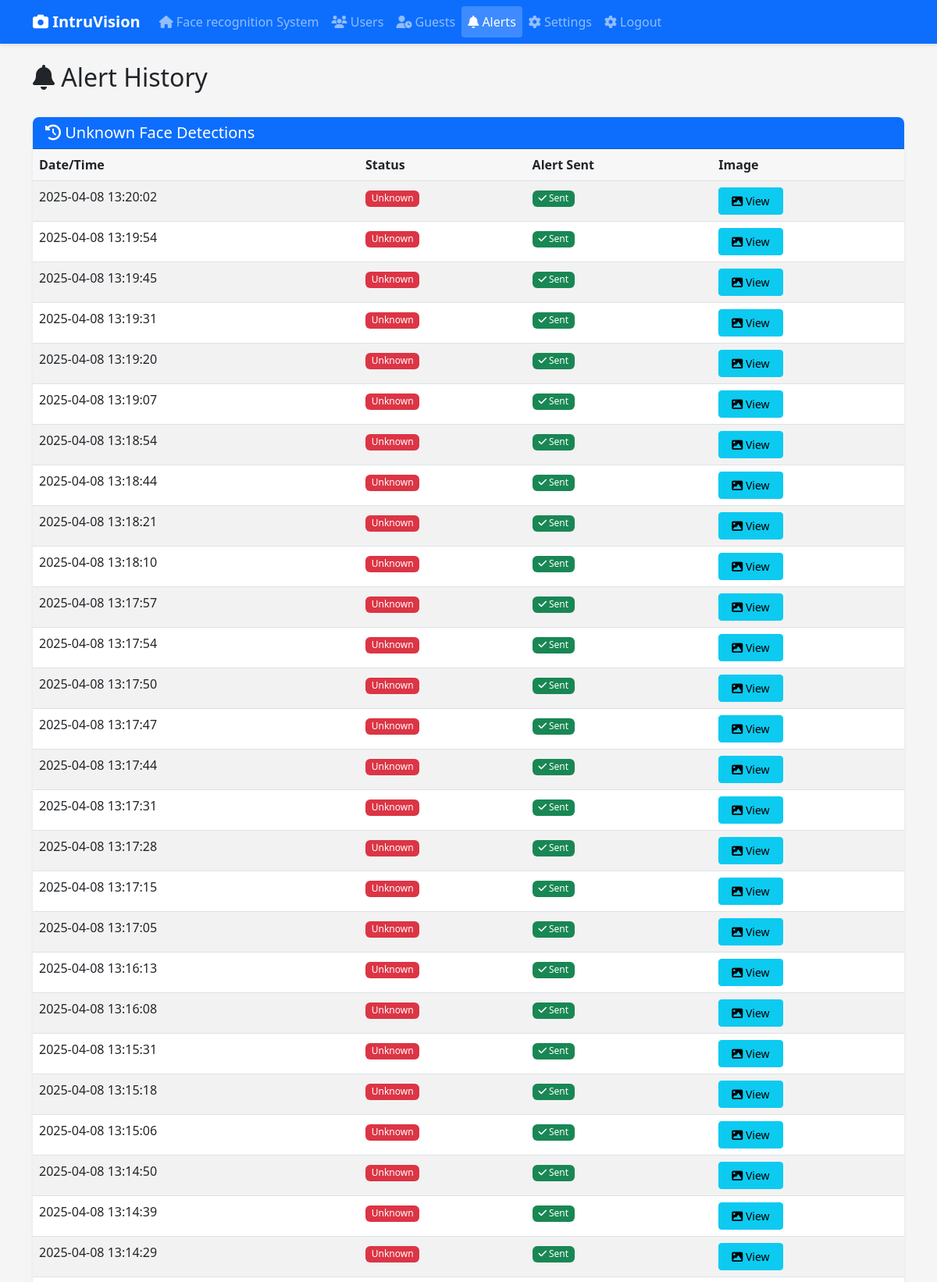
Page /alerts (signed in, upper part) on the committed database.
### tables this page shows
CREATE TABLE ALERT (
            id INTEGER PRIMARY KEY AUTOINCREMENT,
            detection_id INTEGER,
            sent_at TIMESTAMP DEFAULT CURRENT_TIMESTAMP,
            alert_type TEXT,
            status TEXT,
            FOREIGN KEY (detection_id) REFERENCES DETECTION (id) ON DELETE CASCADE
        );

CREATE TABLE DETECTION (
            id INTEGER PRIMARY KEY AUTOINCREMENT,
            person_id INTEGER,
            timestamp TIMESTAMP DEFAULT CURRENT_TIMESTAMP,
            status TEXT,
            image_path TEXT,
            FOREIGN KEY (person_id) REFERENCES PERSON (id) ON DELETE SET NULL
        );

### app.py (the view)
@app.route('/alerts')
@login_required
def alerts():
    conn = db.get_connection()
    cursor = conn.cursor()
    cursor.execute('''
    SELECT d.*, p.name, a.sent_at, a.alert_type, a.status as alert_status
    FROM DETECTION d
    LEFT JOIN PERSON p ON d.person_id = p.id
    LEFT JOIN ALERT a ON d.id = a.detection_id
    WHERE d.status = 'unknown'
    ORDER BY d.timestamp DESC
    LIMIT 50
    ''')
    alerts = cursor.fetchall()
    return render_template('alerts.html', alerts=alerts)

### app.py (called while the page is built)
@app.context_processor
def inject_now():
    return {'now': datetime.now()}

### modules/auth.py (called while the page is built)
def login_required(f):
    @wraps(f)
    def decorated_function(*args, **kwargs):
        if 'user' not in session:
            flash('Please log in to access this page', 'warning')
            session['next_url'] = request.url
            return redirect(url_for('login'))
        return f(*args, **kwargs)
    return decorated_function

### modules/database.py (called while the page is built)
    def get_connection(self):
        if self.conn is None:
            self.conn = sqlite3.connect(self.db_path, check_same_thread=False)
            self.conn.row_factory = sqlite3.Row
        return self.conn

### templates/alerts.html (shortened to what this page needs)
{% extends "layout.html" %}
{% block content %}
<div class="d-flex justify-content-between align-items-center mb-4">
    <h2><i class="fas fa-bell"></i> Alert History</h2>
</div>
<div class="card shadow-sm">
    <div class="card-header bg-primary text-white">
        <h5 class="mb-0"><i class="fas fa-history"></i> Unknown Face Detections</h5>
    </div>
    <div class="card-body p-0">
        <div class="table-responsive">
            <table class="table table-hover table-striped mb-0">
                <thead>
                    <tr>
                        <th>Date/Time</th>
                        <th>Status</th>
                        <th>Alert Sent</th>
                        <th>Image</th>
                    </tr>
                </thead>
                <tbody>
                    {% for alert in alerts %}
                        <tr>
                            <td>{{ alert.timestamp }}</td>
                            <td>
                                <span class="badge bg-danger">Unknown</span>
                            </td>
                            <td>
                                {% if alert.alert_status %}
                                    {% if 'failed' in alert.alert_status %}
                                        <span class="badge bg-warning text-dark">
                                            <i class="fas fa-exclamation-triangle"></i> Failed
                                        </span>
                                    {% else %}
                                        <span class="badge bg-success">
                                            <i class="fas fa-check"></i> Sent
                                        </span>
                                    {% endif %}
                                {% else %}
                                    <span class="badge bg-secondary">N/A</span>
                                {% endif %}
                            </td>
                            <td>
                                {% if alert.image_path %}
                                    <button type="button" class="btn btn-sm btn-info" data-bs-toggle="modal" data-bs-target="#imageModal{{ alert.id }}">
                                        <i class="fas fa-image"></i> View
                                    </button>
                                {% else %}
                                    <span class="badge bg-secondary">No Image</span>
                                {% endif %}
                            </td>
                        </tr>
                    {% else %}
                        <tr>
                            <td colspan="4" class="text-center py-3">No unknown face detections recorded</td>
                        </tr>
                    {% endfor %}
                </tbody>
            </table>
        </div>
    </div>
</div>
{% endblock %}

### static/css/style.css (style rules this page uses)
:root { --primary-color: #0d6efd; --secondary-color: #6c757d; --success-color: #198754; --danger-color: #dc3545; --warning-color: #ffc107; --info-color: #0dcaf0; --light-color: #f8f9fa; --dark-color: #212529; }
body { background-color: #f5f5f5; font-family: 'Segoe UI', Tahoma, Geneva, Verdana, sans-serif; }
.card { border-radius: 0.5rem; border: none; box-shadow: 0 0.125rem 0.25rem rgba(0, 0, 0, 0.075); margin-bottom: 1.5rem; }
.card-header { border-top-left-radius: 0.5rem !important; border-top-right-radius: 0.5rem !important; font-weight: 500; }
.btn { border-radius: 0.25rem; font-weight: 500; padding: 0.375rem 1rem; transition: all 0.2s ease; }
.table { margin-bottom: 0; }
.table th { border-top: none; font-weight: 600; background-color: rgba(0, 0, 0, 0.03); }
.badge { padding: 0.35em 0.65em; font-weight: 500; }

### rows in the picture
ALERT: timestamp "2025-04-08 13:20:02", status "Sent"
ALERT: timestamp "2025-04-08 13:19:54", status "Sent"
ALERT: timestamp "2025-04-08 13:19:45", status "Sent"
ALERT: timestamp "2025-04-08 13:19:31", status "Sent"
ALERT: timestamp "2025-04-08 13:19:20", status "Sent"
ALERT: timestamp "2025-04-08 13:19:07", status "Sent"
ALERT: timestamp "2025-04-08 13:18:54", status "Sent"
ALERT: timestamp "2025-04-08 13:18:44", status "Sent"
ALERT: timestamp "2025-04-08 13:18:21", status "Sent"
ALERT: timestamp "2025-04-08 13:18:10", status "Sent"
ALERT: timestamp "2025-04-08 13:17:57", status "Sent"
ALERT: timestamp "2025-04-08 13:17:54", status "Sent"
ALERT: timestamp "2025-04-08 13:17:50", status "Sent"
ALERT: timestamp "2025-04-08 13:17:47", status "Sent"
ALERT: timestamp "2025-04-08 13:17:44", status "Sent"
ALERT: timestamp "2025-04-08 13:17:31", status "Sent"
ALERT: timestamp "2025-04-08 13:17:28", status "Sent"
ALERT: timestamp "2025-04-08 13:17:15", status "Sent"
ALERT: timestamp "2025-04-08 13:17:05", status "Sent"
ALERT: timestamp "2025-04-08 13:16:13", status "Sent"
ALERT: timestamp "2025-04-08 13:16:08", status "Sent"
ALERT: timestamp "2025-04-08 13:15:31", status "Sent"
ALERT: timestamp "2025-04-08 13:15:18", status "Sent"
ALERT: timestamp "2025-04-08 13:15:06", status "Sent"
ALERT: timestamp "2025-04-08 13:14:50", status "Sent"
ALERT: timestamp "2025-04-08 13:14:39", status "Sent"
ALERT: timestamp "2025-04-08 13:14:29", status "Sent"
